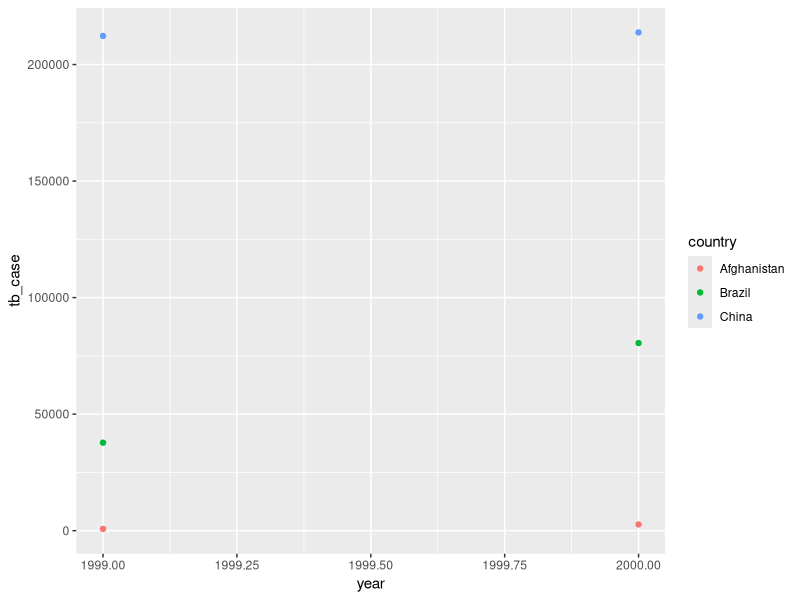

R code for this plot: (Note: this script raises an error after producing the figure.)
## ---- chunk 1
knitr::opts_chunk$set(echo = TRUE)
library(tidyverse)
library(ggplot2)
## ---- chunk 2
table1
table2
table3
table4a
table4b
## ---- chunk 3
table2 <- table2 %>% 
  mutate(tb_case = case_when(type == 'cases' ~ count,
                             FALSE ~ NA_integer_))
cases_table2 <- table2 %>%
  filter(!is.na(tb_case)) %>% 
  pull(tb_case)

table4a <- table4a %>% 
  left_join(table4b, by = 'country', suffix = c(".case",".population"))

cases_table4 <- table4a %>% 
  pull('1999.case','2000.case')
## ---- chunk 4
table2_population <- table2 %>% 
  mutate(tb_population = case_when(type == 'population' ~ count,
                                   FALSE ~ NA_integer_)) %>%
  filter(!is.na(tb_population)) %>% 
  pull(tb_population)

table4a_population <- table4a %>% 
  pull('1999.population','2000.population')
## ---- chunk 5
rate_table2 = (cases_table2/table2_population) * 10000

rate_table4 = (cases_table4/table4a_population) * 10000
## ---- chunk 6
ggplot(table2, aes(year, tb_case))+
  geom_line(aes(group = country), color = 'grey50')+
  geom_point(aes(color = country))
## ---- chunk 7
stocks <- tibble(
  year   = c(2015, 2015, 2016, 2016),
  half  = c(   1,    2,     1,    2),
  return = c(1.88, 0.59, 0.92, 0.17)
)
stocks %>% 
  pivot_wider(names_from = year, values_from = return) %>% 
  pivot_longer(`2015`:`2016`, names_to = "year", values_to = "return")
## ---- chunk 8
table4a %>% 
  pivot_longer(c(1999, 2000), names_to = "year", values_to = "cases")
#> Error: Can't subset columns that don't exist.
#> ✖ Locations 1999 and 2000 don't exist.
#> ℹ There are only 3 columns.

table4a %>% 
  pivot_longer(c('1999', '2000'), names_to = "year", values_to = "cases")

## ---- chunk 9
people <- tribble(
  ~name,             ~names,  ~values,
  #-----------------|--------|------
  "Phillip Woods",   "age",       45,
  "Phillip Woods",   "height",   186,
  "Phillip Woods",   "age",       50,
  "Jessica Cordero", "age",       37,
  "Jessica Cordero", "height",   156
)

people %>% 
  pivot_wider(names_from = 'names', values_from = 'values')
## ---- chunk 10
preg <- tribble(
  ~pregnant, ~male, ~female,
  "yes",     NA,    10,
  "no",      20,    12
)

preg %>% 
  pivot_longer(c(male,female), names_to = 'sex', values_to = 'count')
## ---- chunk 11
tibble(x = c("a,b,c", "d,e,f,g", "h,i,j")) %>% 
  separate(x, c("one", "two", "three"))
           
tibble(x = c("a,b,c", "d,e,f,g", "h,i,j")) %>% 
  separate(x, c("one", "two", "three"), extra = 'merge')
#merges the extra variable separated by a comma

tibble(x = c("a,b,c", "d,e,f,g", "h,i,j")) %>% 
  separate(x, c("one", "two", "three"), extra = 'drop')
#gets rid of the extra variable, only lists first one
## ---- chunk 12
tibble(x = c("a,b,c", "d,e", "f,g,i")) %>% 
  separate(x, c("one", "two", "three"))

tibble(x = c("a,b,c", "d,e", "f,g,i")) %>% 
  separate(x, c("one", "two", "three"), fill = 'right')

tibble(x = c("a,b,c", "d,e", "f,g,i")) %>% 
  separate(x, c("one", "two", "three"), fill = 'left')
## ---- chunk 13
who %>%
  pivot_longer(
    cols = new_sp_m014:newrel_f65, 
    names_to = "key", 
    values_to = "cases", 
    values_drop_na = TRUE) %>%
  separate(key, c("new", "var", "sexage")) %>% 
  select(-new, -iso2, -iso3) %>% 
  separate(sexage, c("sex", "age"), sep = 1)
## ---- chunk 14

who %>% 
  select(iso2, iso3) %>% 
  unique()
## ---- chunk 15
who5 <- who %>%
  pivot_longer(
    cols = new_sp_m014:newrel_f65, 
    names_to = "key", 
    values_to = "cases", 
    values_drop_na = TRUE
  ) %>% 
  mutate(
    key = stringr::str_replace(key, "newrel", "new_rel")
  ) %>%
  separate(key, c("new", "var", "sexage")) %>% 
  select(-new, -iso2, -iso3) %>% 
  separate(sexage, c("sex", "age"), sep = 1)
#the above code was provided by the book

#the code below answers the question
who5 %>%
  group_by(country, year, sex) %>%
  filter(year > 1995) %>%
  summarise(cases = sum(cases)) %>%
  unite(country_sex, country, sex, remove = FALSE) %>%
  ggplot(aes(x = year, y = cases, group = country_sex, colour = sex)) +
  geom_line()
